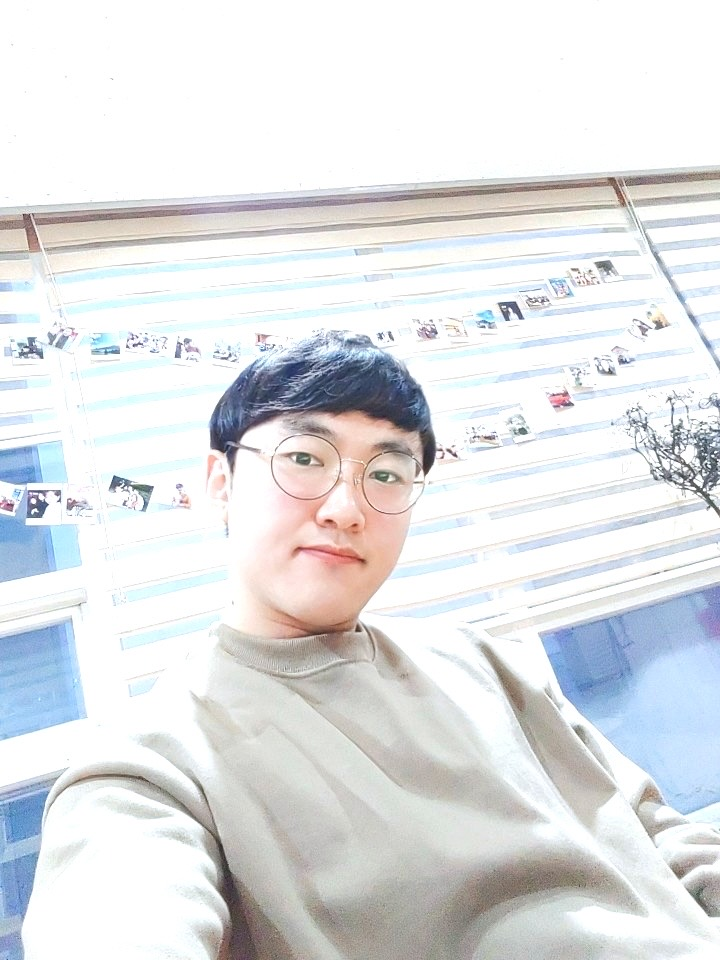
#> input picture Exploration/Ex04/pic/person2.jpg, 720 x 960 px, found by its file name
$ jupyter execute --allow-errors seg_person2.ipynb
#> lines starting #> are read from the running program, lines starting #| are printed output that depends on the picture
[cell 1]
import tensorflow as tf

[cell 2]
import os
import urllib
import cv2
import numpy as np

[cell 3]
from pixellib.semantic import semantic_segmentation

[cell 4]
from matplotlib import pyplot as plt

[cell 5]
import warnings
warnings.filterwarnings('ignore')

[cell 6]
#이미지 읽어오기
img_path = '../pic/person2.jpg'
img_orig = cv2.imread(img_path)
#> img_orig is the input picture: shape (960, 720, 3); mean B, G, R 228.8, 226.9, 225.2

[cell 7]
#이미지 차원 확인
print(img_orig.shape)
#| (960, 720, 3)

plt.imshow(cv2.cvtColor(img_orig, cv2.COLOR_BGR2RGB))
plt.show()

[cell 8]
# deeplabv3 모델 사용
model_file = 'deeplabv3_xception_tf_dim_ordering_tf_kernels.h5'

[cell 9]
#model_url = 'https://github.com/ayoolaolafenwa/PixelLib/releases/download/1.1/deeplabv3_xception_tf_dim_ordering_tf_kernels.h5'
#urllib.request.urlretrieve(model_url, model_file)

#> (a cell that did not finish here is left out)

#> (a cell that did not finish here is left out)

[cell 12]
#pascalvoc 데이터의 라벨종류
LABEL_NAMES = [
    'background', 'aeroplane', 'bicycle', 'bird', 'boat', 'bottle', 'bus',
    'car', 'cat', 'chair', 'cow', 'diningtable', 'dog', 'horse', 'motorbike',
    'person', 'pottedplant', 'sheep', 'sofa', 'train', 'tv'
]
len(LABEL_NAMES)

#> (a cell that did not finish here is left out)

#> (a cell that did not finish here is left out)

[cell 15]
#세그먼트 결과를 컬러맵으로 확인
colormap = np.zeros((256, 3), dtype = int)
ind = np.arange(256, dtype=int)

for shift in reversed(range(8)):
    for channel in range(3):
        colormap[:, channel] |= ((ind >> channel) & 1) << shift
    ind >>= 3

colormap[:20] #생성한 20개의 컬러맵 출력

[cell 16]
#인간(16전째 레이블) 색깔 확인
colormap[15]

[cell 17]
# BGR 순서로 재배치
seg_color = (128,128,192)

#> (a cell that did not finish here is left out)

[cell 19]
# 원본 이미지와 비교 확인

img_show = img_orig.copy()

# True과 False인 값을 각각 255과 0으로 바꿔줍니다
#> (the rest of this cell did not finish here and is left out)

[cell 20]
# 블러 처리
img_orig_blur = cv2.blur(img_orig, (13,13))
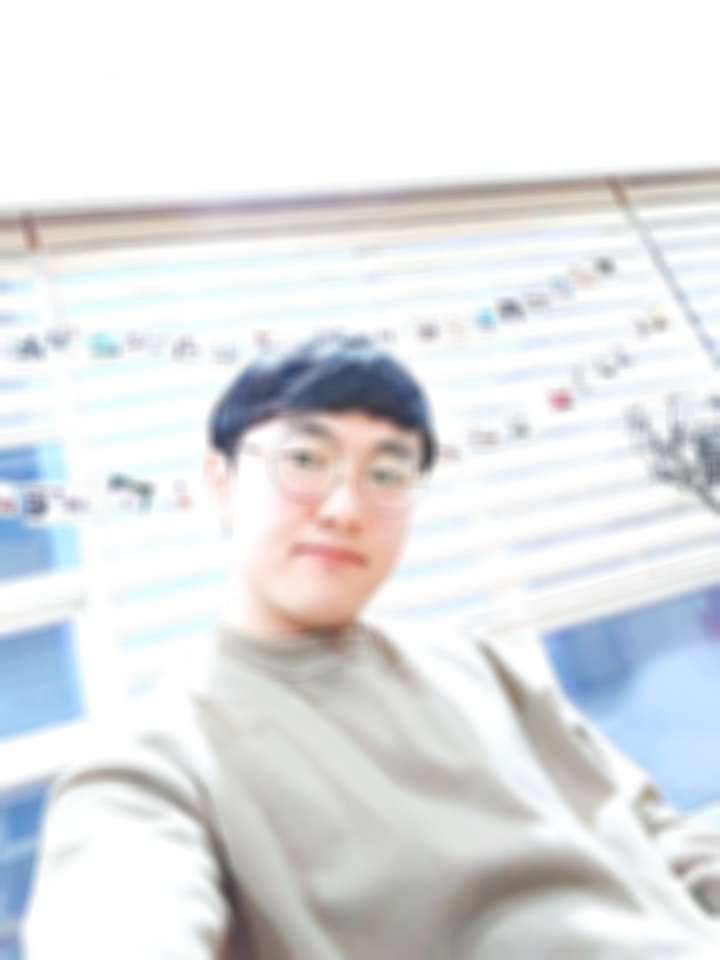
#> img_orig_blur: shape (960, 720, 3); mean B, G, R 228.9, 226.9, 225.2

# plt.imshow(): 저장된 데이터를 이미지의 형식으로 표시한다.
# cv2.cvtColor(입력 이미지, 색상 변환 코드): 입력 이미지의 색상 채널을 변경
# cv2.COLOR_BGR2RGB: 원본이 BGR 순서로 픽셀을 읽다보니
# 이미지 색상 채널을 변경해야함 (BGR 형식을 RGB 형식으로 변경)
plt.imshow(cv2.cvtColor(img_orig_blur, cv2.COLOR_BGR2RGB))
plt.show()


$ run again, with Exploration/Ex04/pic/person1.jpg copied over Exploration/Ex04/pic/person2.jpg
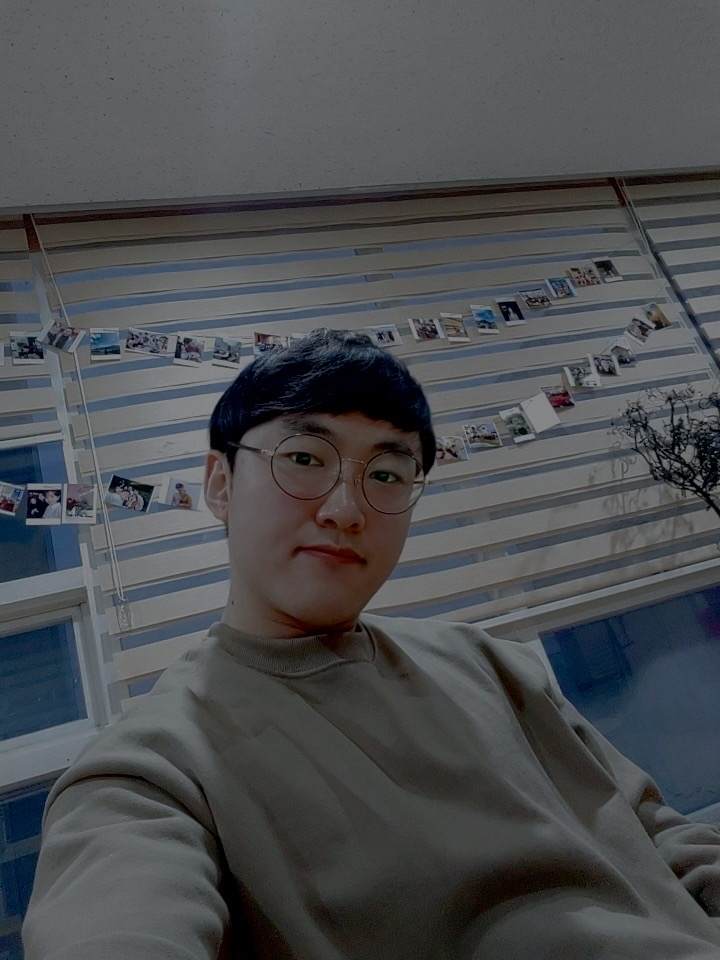
#> input picture Exploration/Ex04/pic/person1.jpg, 720 x 960 px, found by its file name
#> img_orig is the input picture: shape (960, 720, 3); mean B, G, R 80.8, 77.5, 75.5
#| (960, 720, 3)
#> `img_orig_blur = cv2.blur(img_orig, (13,13))`:
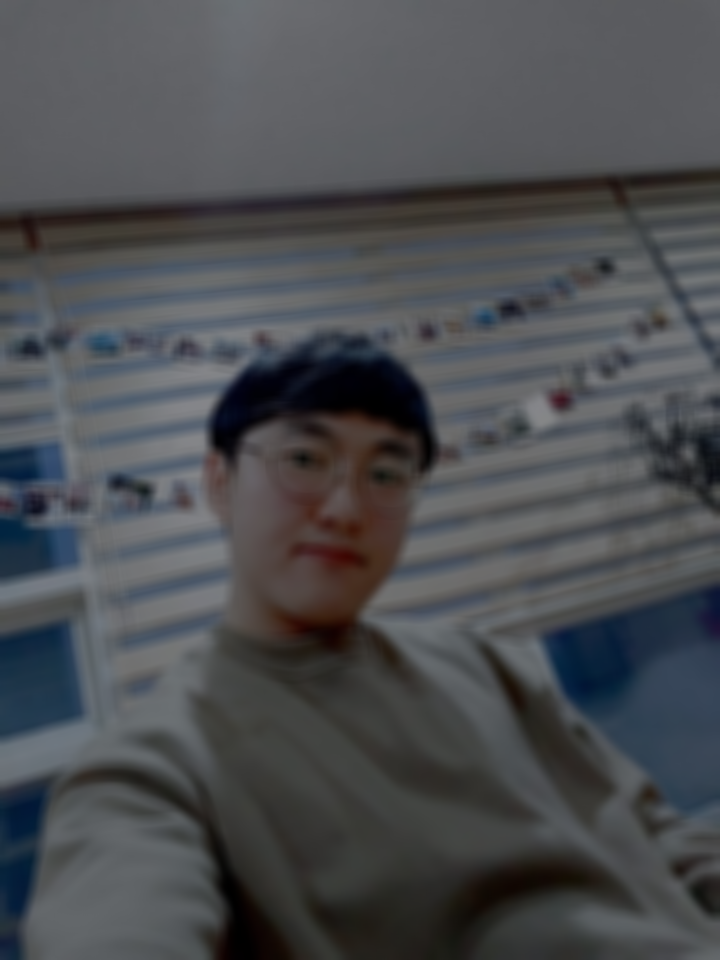
#> img_orig_blur: shape (960, 720, 3); mean B, G, R 80.8, 77.5, 75.5
